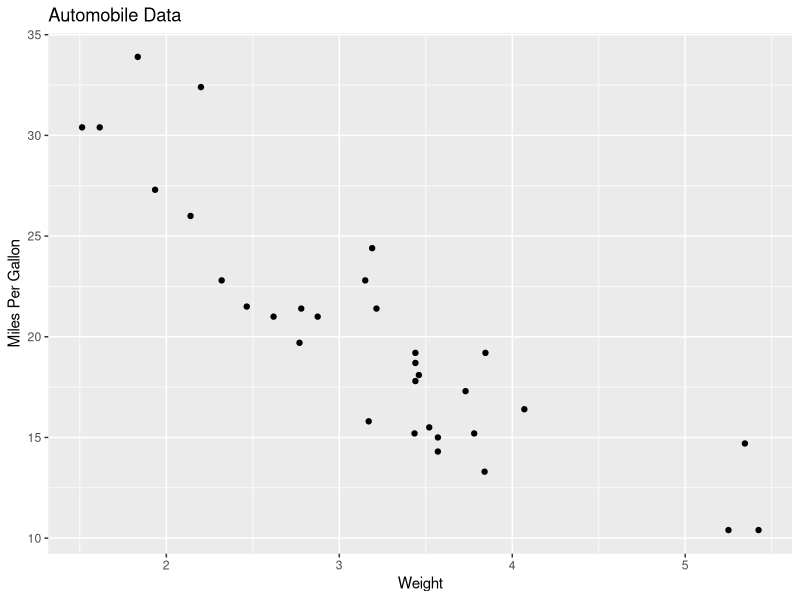
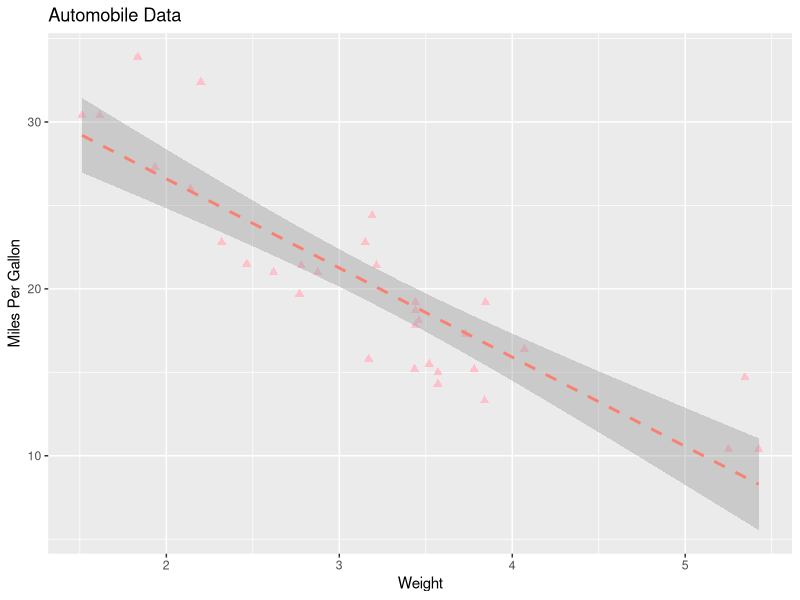
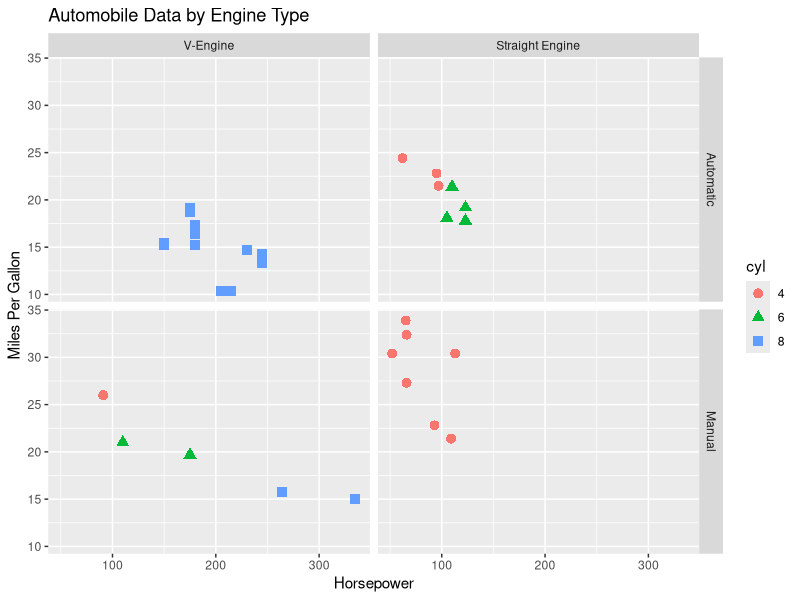
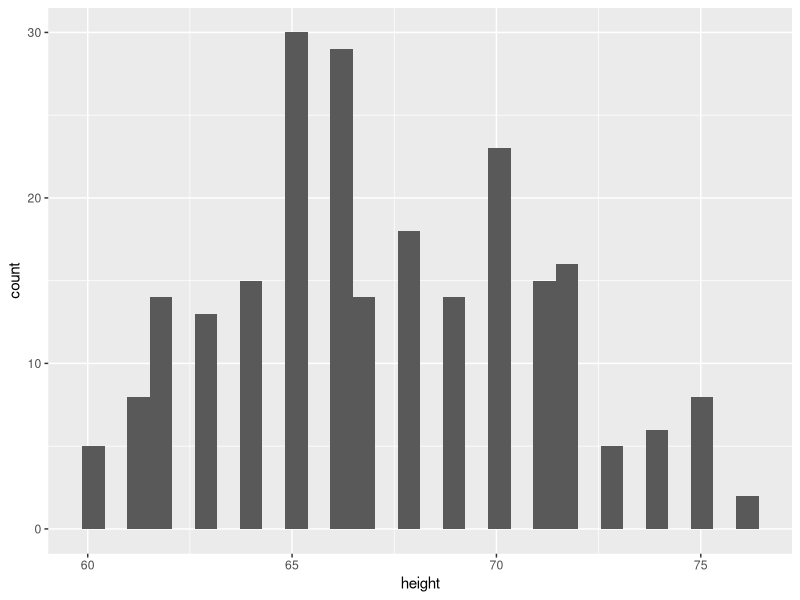
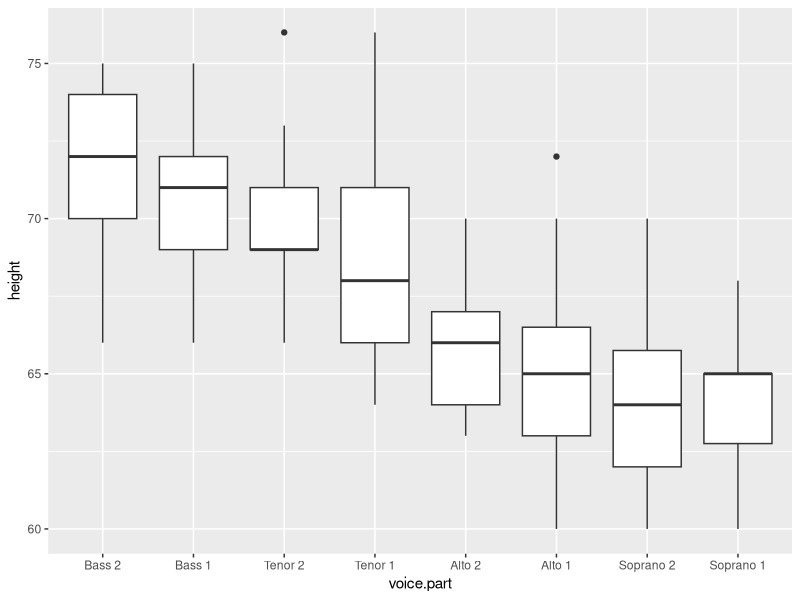
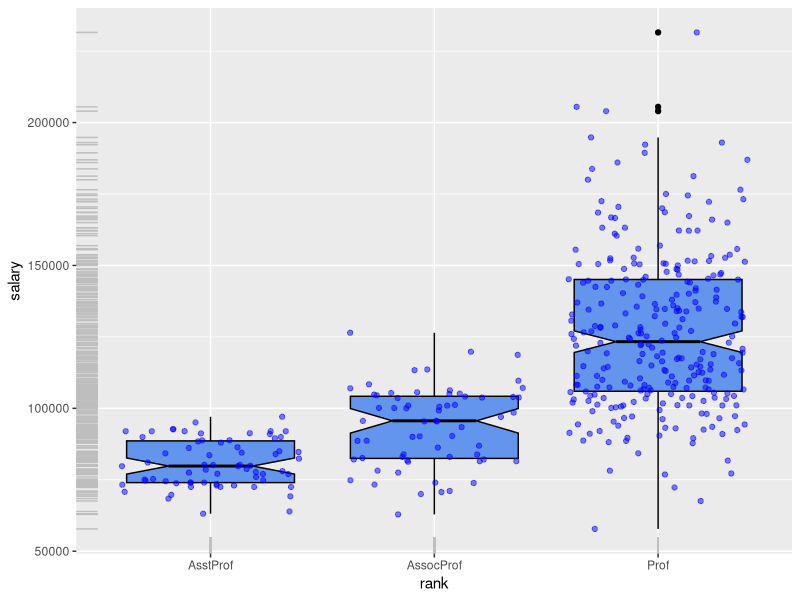
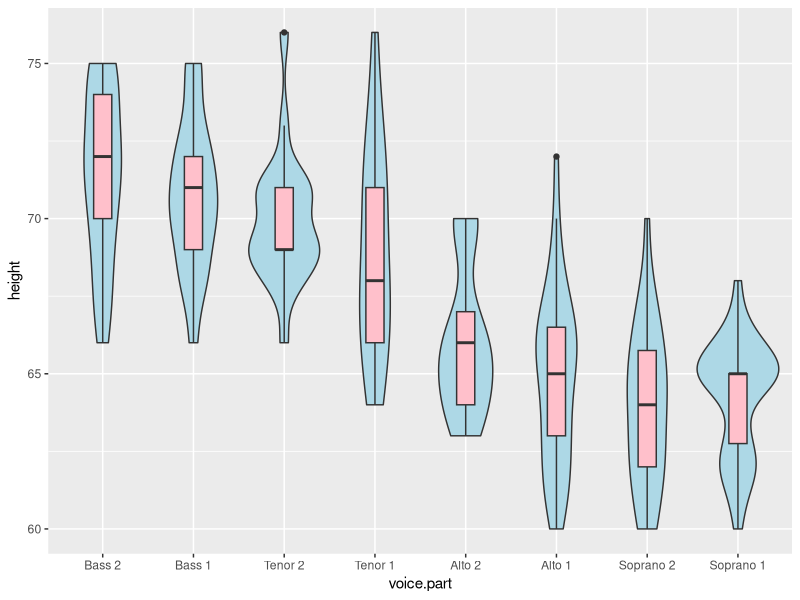
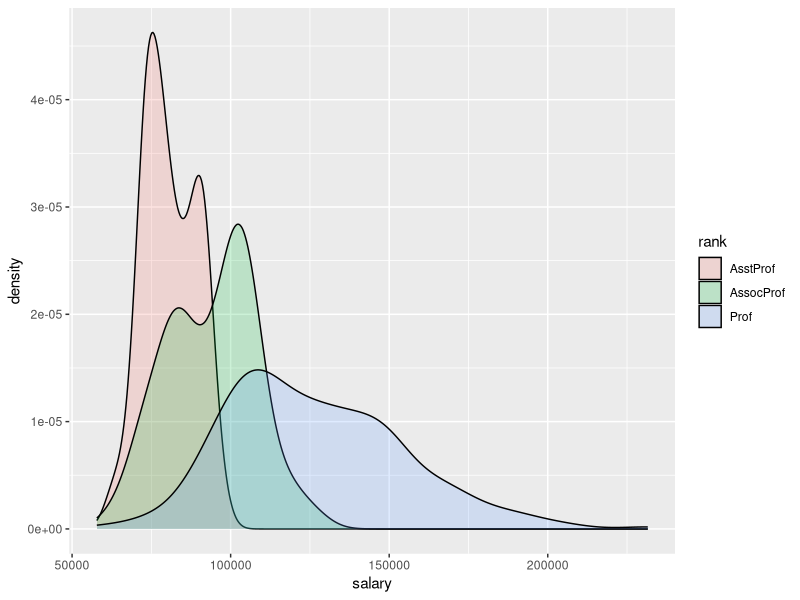

Write R code to recreate these figures, in order.
install.packages("ggplot2")
install.packages("gridBase")
install.packages("grid")
install.packages("lattice")
install.packages("gridExtra")

library(ggplot2)
library(lattice)
library(gridExtra)

ggplot(data = mtcars, aes(x=wt, y=mpg)) + geom_point() + labs(title = "Automobile Data", x = "Weight", y = "Miles Per Gallon")
ggplot(data = mtcars, aes(x=wt, y=mpg)) + geom_point(pch = 17, color = "pink", size=2) + 
  geom_smooth(method = "lm", color = "salmon", linetype = 2) + 
  labs(title = "Automobile Data", x = "Weight", y = "Miles Per Gallon")

# Grouping and Faceting
mtcars$am <- factor(mtcars$am, levels = c(0,1),
                    labels = c("Automatic", "Manual"))
mtcars$vs <- factor(mtcars$vs, levels = c(0,1), 
                    labels = c("V-Engine", "Straight Engine"))
mtcars$cyl <- factor(mtcars$cyl)

ggplot(data = mtcars, aes(x = hp, y = mpg,
                          shape = cyl, color = cyl)) +
  geom_point(size = 3) + 
  facet_grid(am~vs) + 
  labs(title="Automobile Data by Engine Type",
       x="Horsepower", y="Miles Per Gallon")

data("singer", package = "lattice")
ggplot(singer, aes(x=height)) + geom_histogram()
ggplot(singer, aes(x=voice.part, y=height)) + geom_boxplot()

# Specifying the plot type using Geo
install.packages("car")
library(car)

ggplot(Salaries, aes(x=rank, y=salary)) + 
  geom_boxplot(fill = "cornflowerblue",
               color = "black", notch = TRUE) + 
  geom_point(position = "jitter", color = "blue", alpha = .5) + 
  geom_rug(side = 1, color = "grey")

ggplot(singer, aes(x = voice.part, y = height)) + 
  geom_violin(fill = "lightblue") + 
  geom_boxplot(fill = "pink", width = .2)


# Grouping
ggplot(data=Salaries, aes(x=salary, fill = rank)) + 
  geom_density(alpha = .2)

ggplot(Salaries, aes(x=yrs.since.phd, y=salary, color=rank, shape = sex)) + geom_point()


ggplot(Salaries, aes(x=rank, fill=sex)) + geom_bar(position = "stack") + labs(title="position = 'stack'")
ggplot(Salaries, aes(x=rank, fill=sex)) + geom_bar(position = "dodge") + labs(title="position = 'dodge'")
ggplot(Salaries, aes(x=rank, fill=sex)) + geom_bar(position = "fill") + labs(title="position = 'fill'", y = "Proportion")


# Faceting (trellis graph)
ggplot(data = singer, aes(x = height)) + 
        geom_histogram() + 
        facet_wrap(~voice.part, nrow = 4)


ggplot(Salaries, aes(x=yrs.since.phd, y=salary, color = rank, shape = rank)) + geom_point() + facet_grid(.~sex)  
ggplot(Salaries, aes(x=yrs.since.phd, y=salary, color = rank, shape = rank)) + geom_point() + facet_grid(sex~.)  
ggplot(data = singer, aes(x=height, fill=voice.part))+geom_density() + facet_grid(voice.part~.)







